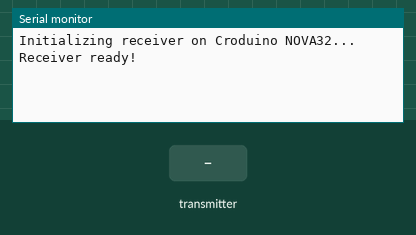
Recording of a sketch running on a simulated ESP32. Parts: the last lines printed to the serial monitor. The test bench sets the inputs (shaded band). No radio packets arrive unless stated.

Above: at 1.2 s.
1.3 s: the transmitter starts sending x = 0
At 1.52 s:
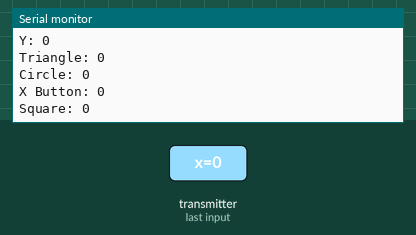
2.8 s: the transmitter starts sending y = 1024
4.3 s: the transmitter starts sending triangle = 45
5.8 s: the transmitter starts sending circle = 64
7.3 s: the transmitter starts sending buttonX = 1
8.8 s: the transmitter starts sending square = 64
At 9.02 s:
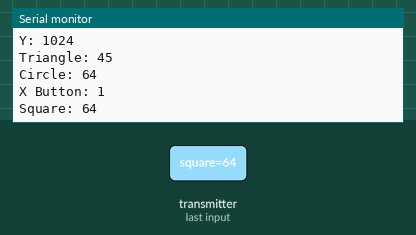

Measured:
- after the input at 1.3 s, the serial monitor: prints a new line at once (image 1)
- after the input at 8.8 s, the serial monitor: prints a new line at once (image 2)

The sketch:

ReciveRO.ino
```cpp
#include <SPI.h>
#include <nRF24L01.h>
#include <RF24.h>
#include <stdint.h>

// NRF24L01 Pins for Croduino NOVA32
#define CE_PIN 4  // GPIO4 (D4 on the board)
#define CSN_PIN 5 // GPIO5 (D5 on the board)
RF24 radio(CE_PIN, CSN_PIN);

// Address for communication
const byte address[6] = "00001";

// Data Packet Structure

#pragma pack(push, 1)  // Disable padding between fields
struct DataPacket {
    int16_t x;         // Joystick X-axis (16-bit signed integer)
    int16_t y;         // Joystick Y-axis (16-bit signed integer)
    uint8_t triangle;  // Triangle button state (8-bit unsigned integer)
    uint8_t circle;    // Circle button state (8-bit unsigned integer)
    uint8_t buttonX;   // X button state (8-bit unsigned integer)
    uint8_t square;    // Square button state (8-bit unsigned integer)
};
#pragma pack(pop)


// Function prototypes
void initializeNRF();
bool receiveData(DataPacket& packet);
void printData(const DataPacket& packet);

void setup() {
    Serial.begin(115200);
    Serial.println("Initializing receiver on Croduino NOVA32...");

    initializeNRF();

    Serial.println("Receiver ready!");
}

void loop() {
    DataPacket packet;
    if (receiveData(packet)) {
        printData(packet);
    }
}

// Function to initialize the NRF24L01
void initializeNRF() {
    if (!radio.begin()) {
        Serial.println("NRF24L01 initialization failed!");
        while (1); // Halt if initialization fails
    }

    radio.openReadingPipe(0, address);
    radio.setDataRate(RF24_250KBPS);
    radio.setRetries(15, 15);  // Maximum retries and delay

    radio.setPALevel(RF24_PA_LOW);
    radio.startListening();
}

// Function to receive data from the transmitter
bool receiveData(DataPacket& packet) {
    if (radio.available()) {
        radio.read(&packet, sizeof(packet));

        // Debug: Print all fields explicitly
        Serial.println("Received Data:");
        Serial.print("X: ");
        Serial.println(packet.x);  // Correctly print int16_t
        Serial.print("Y: ");
        Serial.println(packet.y);  // Correctly print int16_t
        Serial.print("Triangle: ");
        Serial.println((int)packet.triangle);  // Cast uint8_t to int
        Serial.print("Circle: ");
        Serial.println((int)packet.circle);  // Cast uint8_t to int
        Serial.print("X Button: ");
        Serial.println((int)packet.buttonX);  // Cast uint8_t to int
        Serial.print("Square: ");
        Serial.println((int)packet.square);  // Cast uint8_t to int

        return true;
    }
    return false;
}


// Function to print received data to the Serial Monitor
void printData(const DataPacket& packet) {
	return;
    Serial.print("X: ");
    Serial.print(packet.x);
    Serial.print("\tY: ");
    Serial.print(packet.y);
    Serial.print("\tTriangle: ");
    Serial.print(packet.triangle ? "PRESSED" : "RELEASED");
    Serial.print("\tCircle: ");
    Serial.print(packet.circle ? "PRESSED" : "RELEASED");
    Serial.print("\tX: ");
    Serial.print(packet.buttonX ? "PRESSED" : "RELEASED");
    Serial.print("\tSquare: ");
    Serial.println(packet.square ? "PRESSED" : "RELEASED");
}
```
